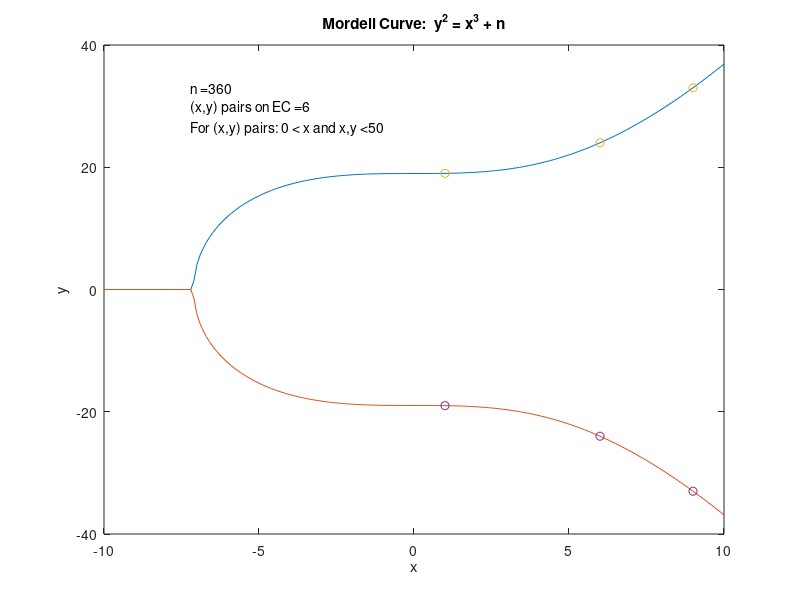

MATLAB code to generate this figure:
%This script generates Mordell Curves and enumerates (x,y) points (where x,y are integers) on the Mordell Curve
%Form of EC:  y^2 = x^3 +bx+c
%Subset, Form of Mordell Curves:  y^2 = x^3+n  , i.e. n<x or can also be written with bx term
%Anudha Mittal 

close all
clear all
clc
Z=50;
integers=1:Z; % use Z here and many other variables can be changed to Z, but wanted to keep it general incase not all integers are tested later
squares=integers.*integers;
cubes=integers.*squares;

n=NA(length(squares), length(cubes));
for i=1:length(squares)
  for j=1:length(cubes)
    n(i,j)=squares(i)-cubes(j);
  endfor
endfor
n;
n_vector=reshape(n,length(squares)*length(cubes),1);
range(n) ; % why are they all equal? It's the square of the max integer,Z-1
range(n_vector);
##figure
##hist(n_vector, range(n_vector))

[a,b] = histc(n_vector,unique(n_vector)); % a is a vector with count of instances for each unique value, b is an index
y = a(b); % y = number of times x repeats in vector; y has same dimensions as vector
y(n_vector==0)=0 ;%this line removes the count of n=0 
%NumberOfIntegerPointsOnCurve=4
NumberOfIntegerPointsOnCurve=max(y)
temp=find(y>NumberOfIntegerPointsOnCurve-1);
Desired_Mordell_n=n_vector(temp);
UniqueDesired_Mordell_n=unique(Desired_Mordell_n)
l=length(UniqueDesired_Mordell_n); %This can later be changed to a for loop and run through the length of UniqueDesired_Mordell_n
temp=find(n_vector==UniqueDesired_Mordell_n(l));

%temp=find(n_vector==225); %The value here comes from looking at above line, Remove the semicolon to get output of above line
for i=1:length(temp);
Mordell_n=n_vector(temp(i));
end
x_indices=mod(temp,Z);x_indices(x_indices==0)=Z;
y_indices=ceil(temp/Z);


Mordell_Curve_n=n(x_indices(1),y_indices(1))
check=squares(x_indices)-cubes(y_indices);
[x_ints]=integers(y_indices)
[y_ints]=integers(x_indices)
check_2=y_ints.^2-x_ints.^3;

%plot Mordell curve equations, ignore n=0 case
clear x,y;
clear n;
x=(-1-max(x_ints)):.1:(max(x_ints)+1);
n=Mordell_Curve_n;
y1=sqrt(x.^3+n);
y2=-y1;
figure
plot(x,y1,x,y2); hold on
plot(x_ints,y_ints,'o',x_ints,-y_ints,'o');

text1=strcat("n = ",num2str(n));
text2= strcat("(x,y) pairs on EC = ", num2str(NumberOfIntegerPointsOnCurve*2));
text3= strcat("For (x,y) pairs: 0 < x and x,y < ",num2str(Z));
title("Mordell Curve:  y^2 = x^3 + n")
text ((-max(x_ints)*0.8),(max(y1)*0.8),{text1;text2;text3})
xlabel('x')
ylabel('y')

%Next version: ignore n=0 case for large Z